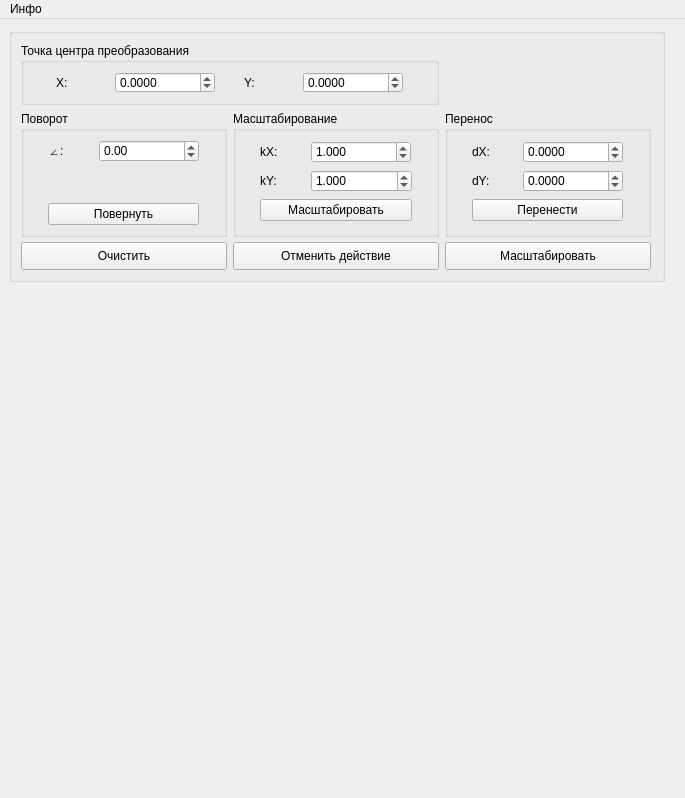
<?xml version="1.0" encoding="UTF-8"?>
<ui version="4.0">
 <class>MainWindow</class>
 <widget class="QMainWindow" name="MainWindow">
  <property name="geometry">
   <rect>
    <x>0</x>
    <y>0</y>
    <width>685</width>
    <height>798</height>
   </rect>
  </property>
  <property name="minimumSize">
   <size>
    <width>685</width>
    <height>798</height>
   </size>
  </property>
  <property name="windowTitle">
   <string>MainWindow</string>
  </property>
  <widget class="QWidget" name="centralwidget">
   <layout class="QGridLayout" name="gridLayout">
    <item row="0" column="0">
     <widget class="QGroupBox" name="groupBox_changes">
      <property name="minimumSize">
       <size>
        <width>656</width>
        <height>254</height>
       </size>
      </property>
      <property name="maximumSize">
       <size>
        <width>16777215</width>
        <height>254</height>
       </size>
      </property>
      <property name="font">
       <font>
        <kerning>true</kerning>
       </font>
      </property>
      <property name="title">
       <string/>
      </property>
      <layout class="QGridLayout" name="gridLayout_2">
       <item row="2" column="0">
        <widget class="QPushButton" name="pushButton_clear">
         <property name="minimumSize">
          <size>
           <width>206</width>
           <height>28</height>
          </size>
         </property>
         <property name="maximumSize">
          <size>
           <width>206</width>
           <height>28</height>
          </size>
         </property>
         <property name="text">
          <string>Очистить</string>
         </property>
        </widget>
       </item>
       <item row="0" column="0" colspan="2">
        <widget class="QGroupBox" name="groupBox_centre">
         <property name="minimumSize">
          <size>
           <width>285</width>
           <height>62</height>
          </size>
         </property>
         <property name="title">
          <string>Точка центра преобразования</string>
         </property>
         <layout class="QHBoxLayout" name="horizontalLayout">
          <item>
           <widget class="QLabel" name="label_centre_x">
            <property name="minimumSize">
             <size>
              <width>0</width>
              <height>0</height>
             </size>
            </property>
            <property name="maximumSize">
             <size>
              <width>30</width>
              <height>16777215</height>
             </size>
            </property>
            <property name="text">
             <string>X:</string>
            </property>
           </widget>
          </item>
          <item>
           <widget class="QDoubleSpinBox" name="doubleSpinBox_centre_x">
            <property name="maximumSize">
             <size>
              <width>100</width>
              <height>16777215</height>
             </size>
            </property>
            <property name="decimals">
             <number>4</number>
            </property>
            <property name="minimum">
             <double>-9999.000000000000000</double>
            </property>
            <property name="maximum">
             <double>9999.000000000000000</double>
            </property>
           </widget>
          </item>
          <item>
           <widget class="QLabel" name="label_centre_y">
            <property name="maximumSize">
             <size>
              <width>30</width>
              <height>16777215</height>
             </size>
            </property>
            <property name="text">
             <string>Y:</string>
            </property>
           </widget>
          </item>
          <item>
           <widget class="QDoubleSpinBox" name="doubleSpinBox_centre_y">
            <property name="maximumSize">
             <size>
              <width>100</width>
              <height>16777215</height>
             </size>
            </property>
            <property name="decimals">
             <number>4</number>
            </property>
            <property name="minimum">
             <double>-9999.000000000000000</double>
            </property>
            <property name="maximum">
             <double>9999.000000000000000</double>
            </property>
           </widget>
          </item>
         </layout>
        </widget>
       </item>
       <item row="1" column="0">
        <widget class="QGroupBox" name="groupBox_rotate">
         <property name="minimumSize">
          <size>
           <width>206</width>
           <height>126</height>
          </size>
         </property>
         <property name="maximumSize">
          <size>
           <width>206</width>
           <height>126</height>
          </size>
         </property>
         <property name="title">
          <string>Поворот</string>
         </property>
         <layout class="QGridLayout" name="gridLayout_3">
          <item row="0" column="0">
           <widget class="QLabel" name="label_rotate_degree">
            <property name="maximumSize">
             <size>
              <width>30</width>
              <height>16777215</height>
             </size>
            </property>
            <property name="text">
             <string>∠:</string>
            </property>
           </widget>
          </item>
          <item row="0" column="1">
           <widget class="QDoubleSpinBox" name="doubleSpinBox_rotate_x">
            <property name="minimumSize">
             <size>
              <width>100</width>
              <height>22</height>
             </size>
            </property>
            <property name="maximumSize">
             <size>
              <width>100</width>
              <height>22</height>
             </size>
            </property>
            <property name="decimals">
             <number>2</number>
            </property>
            <property name="minimum">
             <double>-360.000000000000000</double>
            </property>
            <property name="maximum">
             <double>360.000000000000000</double>
            </property>
           </widget>
          </item>
          <item row="2" column="0" colspan="2">
           <widget class="QPushButton" name="pushButton_rotate">
            <property name="text">
             <string>Повернуть</string>
            </property>
           </widget>
          </item>
          <item row="1" column="0">
           <spacer name="verticalSpacer">
            <property name="orientation">
             <enum>Qt::Vertical</enum>
            </property>
            <property name="sizeHint" stdset="0">
             <size>
              <width>20</width>
              <height>40</height>
             </size>
            </property>
           </spacer>
          </item>
         </layout>
        </widget>
       </item>
       <item row="1" column="3">
        <widget class="QGroupBox" name="groupBox_move">
         <property name="minimumSize">
          <size>
           <width>206</width>
           <height>126</height>
          </size>
         </property>
         <property name="maximumSize">
          <size>
           <width>206</width>
           <height>126</height>
          </size>
         </property>
         <property name="title">
          <string>Перенос</string>
         </property>
         <layout class="QGridLayout" name="gridLayout_4">
          <item row="2" column="0" colspan="2">
           <widget class="QPushButton" name="pushButton_move">
            <property name="text">
             <string>Перенести</string>
            </property>
           </widget>
          </item>
          <item row="1" column="0">
           <widget class="QLabel" name="label_move_y">
            <property name="text">
             <string>dY:</string>
            </property>
           </widget>
          </item>
          <item row="0" column="1">
           <widget class="QDoubleSpinBox" name="doubleSpinBox_move_x">
            <property name="minimumSize">
             <size>
              <width>100</width>
              <height>22</height>
             </size>
            </property>
            <property name="maximumSize">
             <size>
              <width>100</width>
              <height>22</height>
             </size>
            </property>
            <property name="decimals">
             <number>4</number>
            </property>
            <property name="minimum">
             <double>-9999.000000000000000</double>
            </property>
            <property name="maximum">
             <double>9999.000000000000000</double>
            </property>
           </widget>
          </item>
          <item row="1" column="1">
           <widget class="QDoubleSpinBox" name="doubleSpinBox_move_y">
            <property name="minimumSize">
             <size>
              <width>100</width>
              <height>22</height>
             </size>
            </property>
            <property name="maximumSize">
             <size>
              <width>100</width>
              <height>22</height>
             </size>
            </property>
            <property name="decimals">
             <number>4</number>
            </property>
            <property name="minimum">
             <double>-9999.000000000000000</double>
            </property>
            <property name="value">
             <double>0.000000000000000</double>
            </property>
           </widget>
          </item>
          <item row="0" column="0">
           <widget class="QLabel" name="label_move_x">
            <property name="maximumSize">
             <size>
              <width>30</width>
              <height>16777215</height>
             </size>
            </property>
            <property name="text">
             <string>dX:</string>
            </property>
           </widget>
          </item>
         </layout>
        </widget>
       </item>
       <item row="1" column="1">
        <widget class="QGroupBox" name="groupBox_scale">
         <property name="minimumSize">
          <size>
           <width>206</width>
           <height>126</height>
          </size>
         </property>
         <property name="maximumSize">
          <size>
           <width>206</width>
           <height>126</height>
          </size>
         </property>
         <property name="title">
          <string>Масштабирование</string>
         </property>
         <layout class="QGridLayout" name="gridLayout_5">
          <item row="0" column="0">
           <widget class="QLabel" name="label_scale_x">
            <property name="maximumSize">
             <size>
              <width>30</width>
              <height>16777215</height>
             </size>
            </property>
            <property name="text">
             <string>kX:</string>
            </property>
           </widget>
          </item>
          <item row="0" column="1">
           <widget class="QDoubleSpinBox" name="doubleSpinBox_scale_x">
            <property name="minimumSize">
             <size>
              <width>100</width>
              <height>22</height>
             </size>
            </property>
            <property name="maximumSize">
             <size>
              <width>100</width>
              <height>22</height>
             </size>
            </property>
            <property name="decimals">
             <number>3</number>
            </property>
            <property name="singleStep">
             <double>0.010000000000000</double>
            </property>
            <property name="value">
             <double>1.000000000000000</double>
            </property>
           </widget>
          </item>
          <item row="1" column="0">
           <widget class="QLabel" name="label_scale_y">
            <property name="maximumSize">
             <size>
              <width>30</width>
              <height>16777215</height>
             </size>
            </property>
            <property name="text">
             <string>kY:</string>
            </property>
           </widget>
          </item>
          <item row="1" column="1">
           <widget class="QDoubleSpinBox" name="doubleSpinBox_scale_y">
            <property name="minimumSize">
             <size>
              <width>101</width>
              <height>22</height>
             </size>
            </property>
            <property name="maximumSize">
             <size>
              <width>101</width>
              <height>22</height>
             </size>
            </property>
            <property name="decimals">
             <number>3</number>
            </property>
            <property name="singleStep">
             <double>0.010000000000000</double>
            </property>
            <property name="value">
             <double>1.000000000000000</double>
            </property>
           </widget>
          </item>
          <item row="2" column="0" colspan="2">
           <widget class="QPushButton" name="pushButton_scale">
            <property name="text">
             <string>Масштабировать</string>
            </property>
           </widget>
          </item>
         </layout>
        </widget>
       </item>
       <item row="2" column="1">
        <widget class="QPushButton" name="pushButton_undo">
         <property name="minimumSize">
          <size>
           <width>206</width>
           <height>28</height>
          </size>
         </property>
         <property name="maximumSize">
          <size>
           <width>206</width>
           <height>28</height>
          </size>
         </property>
         <property name="text">
          <string>Отменить действие</string>
         </property>
        </widget>
       </item>
       <item row="2" column="3">
        <widget class="QPushButton" name="pushButton_autoscale">
         <property name="minimumSize">
          <size>
           <width>206</width>
           <height>28</height>
          </size>
         </property>
         <property name="maximumSize">
          <size>
           <width>206</width>
           <height>28</height>
          </size>
         </property>
         <property name="text">
          <string>Масштабировать</string>
         </property>
        </widget>
       </item>
      </layout>
     </widget>
    </item>
    <item row="1" column="0" colspan="2">
     <widget class="QWidget" name="canvas_widget" native="true"/>
    </item>
    <item row="0" column="1">
     <spacer name="horizontalSpacer">
      <property name="orientation">
       <enum>Qt::Horizontal</enum>
      </property>
      <property name="sizeHint" stdset="0">
       <size>
        <width>40</width>
        <height>20</height>
       </size>
      </property>
     </spacer>
    </item>
   </layout>
  </widget>
  <widget class="QMenuBar" name="menubar">
   <property name="geometry">
    <rect>
     <x>0</x>
     <y>0</y>
     <width>685</width>
     <height>26</height>
    </rect>
   </property>
   <widget class="QMenu" name="menu">
    <property name="title">
     <string>Инфо</string>
    </property>
    <addaction name="about_proramm"/>
    <addaction name="about_author"/>
   </widget>
   <addaction name="menu"/>
  </widget>
  <action name="about_proramm">
   <property name="text">
    <string>О программе</string>
   </property>
  </action>
  <action name="about_author">
   <property name="text">
    <string>Об авторе</string>
   </property>
  </action>
 </widget>
 <resources/>
 <connections/>
</ui>
